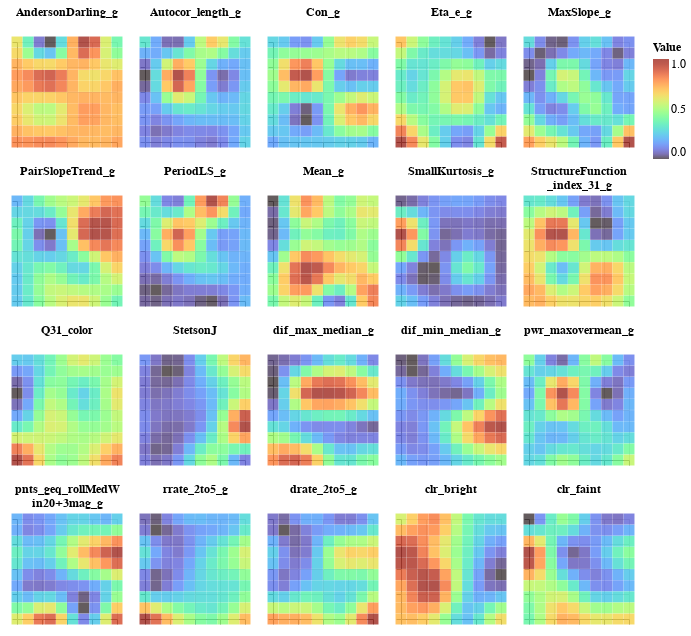

Here is the notebook cell this chart was saved with:
### Markdown cell above
### Construct reference maps

### Code cell
# matY has shape n_dimensions (number of features) * n_nodes in latent space. 
# Manifold in n-dimensional space (projection of matX in data space); 
# A point matY[:,i] is a center of a Gaussian component i on the manifold in data space. Y=WΦT
# Location of each node in the high dimensional space.
# It is related to the actual probability space through Y=W*phi(transpose).
# We therefore need to normalise the matrix to show the strength of a node's association to a given class relative to the other nodes.

refvect = gtm_model.matY
refvect = MinMaxScaler().fit_transform(refvect.T).T
# refvect = scaler2.inverse_transform(refvect.T).T

# Here we are plotting matX, the coordinates of the nodes in the 2D space. We will colour code them based on 'label'. So this will be a
# grid of pixels in 2D space that is colour coded by some parameter.
def plot_ref_vect(gtm_matX,label,title,fig_size=(100,100)):
    dfmap = pd.DataFrame(gtm_matX, columns=["x1", "x2"])
    dfmap['Value'] = label
    for count, i in enumerate(x1vals):
        dfmap.loc[dfmap['x1']==i, 'xnode'] = count
    for count, i in enumerate(x2vals):
        dfmap.loc[dfmap['x2']==i, 'ynode'] = count
    
    map = alt.Chart(dfmap).mark_square().encode(
        x=alt.X('x1'),#, axis=None),
        y=alt.Y('x2'),#, axis=None),
        color=alt.Color('Value:Q',
                        #scale=alt.Scale(scheme='viridis')),
                        scale=alt.Scale(scheme='turbo')),
        size=alt.value(120),
        tooltip=['x1','x2', 'Value:Q', 'xnode:Q', 'ynode:Q'],
        #opacity='density'
    ).properties(title = alt.TitleParams(text=[title[0:17],title[17:34]], fontSize=12), width = fig_size[0], height = fig_size[1])
    
    return map

varnames = [
    'AndersonDarling_g','Autocor_length_g','Con_g','Eta_e_g','MaxSlope_g',
    'PairSlopeTrend_g','PeriodLS_g','Mean_g','SmallKurtosis_g','StructureFunction_index_31_g',
    'Q31_color','StetsonJ','dif_max_median_g','dif_min_median_g','pwr_maxovermean_g', 
    'pnts_geq_rollMedWin20+3mag_g','rrate_2to5_g', 'drate_2to5_g', 'clr_bright','clr_faint',
]

# varnames = [
#     'parallax','pm','parallax_error','bp_rp','bp_g','g_rp',
#     'l','b','ecl_lon','ecl_lat'
# ]

# varnames = X_cols[200:]


var = 0
chart = alt.vconcat()
new_line = '\n'
for rr in range(100):
    row = alt.hconcat().resolve_scale(y='shared')
    for cc in range(5):
        if var<len(varnames):
            # print the index of varnames[var] within X_cols
            variableindex = X_cols.index(varnames[var])
            row |= plot_ref_vect(
                gtm_matX=gtm_model.matX,
                label=refvect[variableindex,:], 
                title=varnames[var])
            var = var + 1
    chart &= row

# chart.configure_axis(labelFontSize=0, titleFontSize=0, titleFontWeight='normal')
chart.configure_concat(
    spacing=10
    ).configure_view(
        strokeWidth=1
        ).configure_axis(
            labelFontSize=0, 
            titleFontSize=0, 
            titleFontWeight='normal'
            ).configure_title(
                fontSize=14
                ).configure_legend(
                    titleFontSize=12, 
                    labelFontSize=12)
